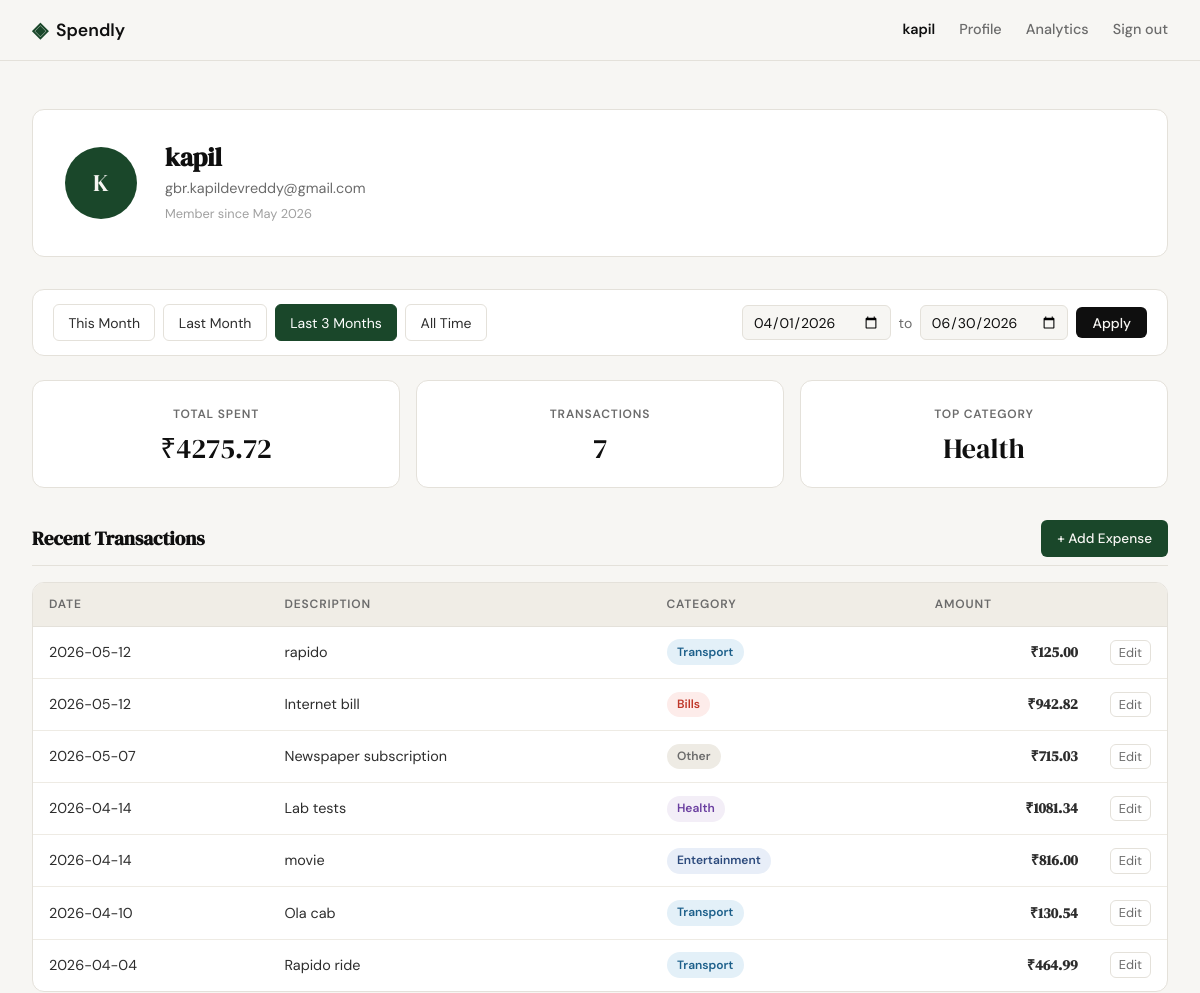
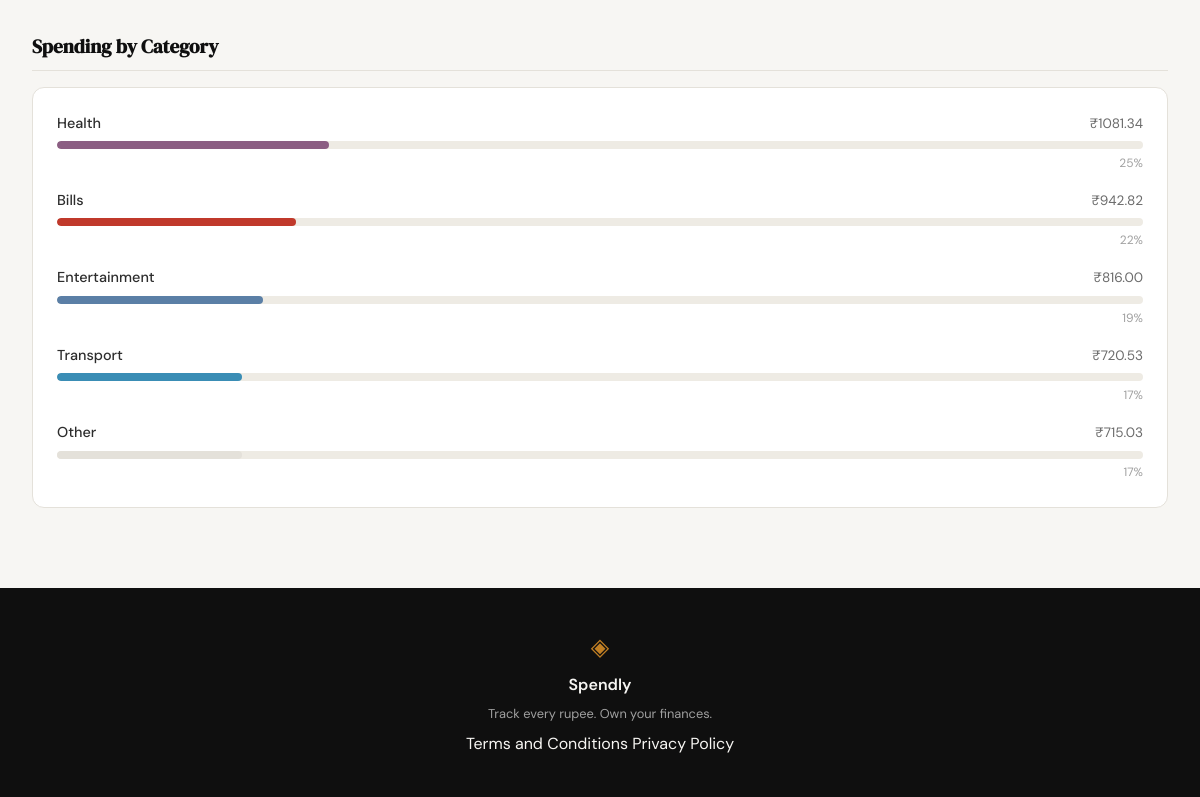
/profile?from=2026-04-01&to=2026-06-30 (signed in), run on the app's committed database (2 pictures, top to bottom).
### tables this page shows
CREATE TABLE users (
            id            INTEGER PRIMARY KEY AUTOINCREMENT,
            name          TEXT    NOT NULL,
            email         TEXT    UNIQUE NOT NULL,
            password_hash TEXT    NOT NULL,
            created_at    TEXT    DEFAULT (datetime('now'))
        );

CREATE TABLE expenses (
            id          INTEGER PRIMARY KEY AUTOINCREMENT,
            user_id     INTEGER NOT NULL REFERENCES users(id),
            amount      REAL    NOT NULL,
            category    TEXT    NOT NULL,
            date        TEXT    NOT NULL,
            description TEXT,
            created_at  TEXT    DEFAULT (datetime('now'))
        );

### app.py (the view)
@app.route("/profile")
def profile():
    if not session.get("user_id"):
        return redirect(url_for("login"))
    today = date_cls.today()
    first_this, last_this, first_last, last_last, first_3m = _preset_date_ranges(today)
    preset_urls = {
        "this_month":    url_for("profile", **{"from": first_this.isoformat(), "to": last_this.isoformat()}),
        "last_month":    url_for("profile", **{"from": first_last.isoformat(), "to": last_last.isoformat()}),
        "last_3_months": url_for("profile", **{"from": first_3m.isoformat(),   "to": last_last.isoformat()}),
        "all_time":      url_for("profile", **{"from": "", "to": ""}),
    }
    raw_from = request.args.get("from", "")
    raw_to = request.args.get("to", "")
    if "from" not in request.args:
        from_date = first_this.isoformat()
        to_date = last_this.isoformat()
        active_preset = "this_month"
    elif raw_from == "" and raw_to == "":
        from_date = None
        to_date = None
        active_preset = "all_time"
    else:
        try:
            parsed_from = datetime.strptime(raw_from, "%Y-%m-%d").date()
            parsed_to = datetime.strptime(raw_to, "%Y-%m-%d").date()
            if parsed_from > parsed_to:
                raise ValueError("from must not be after to")
            from_date = raw_from
            to_date = raw_to
            if parsed_from == first_this and parsed_to == last_this:
                active_preset = "this_month"
            elif parsed_from == first_last and parsed_to == last_last:
                active_preset = "last_month"
            elif parsed_from == first_3m and parsed_to == last_last:
                active_preset = "last_3_months"
            else:
                active_preset = "custom"
        except ValueError:
            from_date = first_this.isoformat()
            to_date = last_this.isoformat()
            active_preset = "this_month"
    user = get_user_by_id(session["user_id"])
    if user is None:
        abort(404)
    user["initials"] = "".join(w[0] for w in user["name"].split()[:2]).upper()
    stats        = get_summary_stats(session["user_id"], from_date=from_date, to_date=to_date)
    transactions = get_recent_transactions(session["user_id"], from_date=from_date, to_date=to_date)
    categories   = get_category_breakdown(session["user_id"], from_date=from_date, to_date=to_date)
    return render_template(
        "profile.html",
        user=user,
        stats=stats,
        transactions=transactions,
        categories=categories,
        from_date=from_date or "",
        to_date=to_date or "",
        active_preset=active_preset,
        preset_urls=preset_urls,
    )

### app.py (called while the page is built)
def _preset_date_ranges(today):
    first_this = today.replace(day=1)
    last_this = today.replace(day=calendar.monthrange(today.year, today.month)[1])
    lm_year = today.year if today.month > 1 else today.year - 1
    lm_month = today.month - 1 if today.month > 1 else 12
    first_last = date_cls(lm_year, lm_month, 1)
    last_last = date_cls(lm_year, lm_month, calendar.monthrange(lm_year, lm_month)[1])
    m3_ago = today.month - 3
    y3_ago = today.year
    if m3_ago <= 0:
        m3_ago += 12
        y3_ago -= 1
    first_3m = date_cls(y3_ago, m3_ago, 1)
    return first_this, last_this, first_last, last_last, first_3m

### database/db.py (called while the page is built)
def get_db():
    conn = sqlite3.connect("spendly.db")
    conn.row_factory = sqlite3.Row
    conn.execute("PRAGMA foreign_keys = ON")
    return conn

### database/queries.py (called while the page is built)
def _date_filter(from_date, to_date):
    if from_date and to_date:
        return " AND date BETWEEN ? AND ?", [from_date, to_date]
    return "", []

def get_user_by_id(user_id):
    conn = get_db()
    try:
        row = conn.execute(
            "SELECT name, email, created_at FROM users WHERE id = ?", (user_id,)
        ).fetchone()
    finally:
        conn.close()
    if row is None:
        return None
    member_since = datetime.strptime(row["created_at"][:10], "%Y-%m-%d").strftime("%B %Y")
    return {"name": row["name"], "email": row["email"], "member_since": member_since}

def get_recent_transactions(user_id, limit=10, from_date=None, to_date=None):
    date_clause, date_params = _date_filter(from_date, to_date)
    conn = get_db()
    try:
        rows = conn.execute(
            "SELECT id, date, description, category, amount"
            " FROM expenses WHERE user_id = ?" + date_clause + " ORDER BY date DESC LIMIT ?",
            [user_id] + date_params + [limit],
        ).fetchall()
    finally:
        conn.close()
    return [dict(r) for r in rows]

### templates/profile.html (shortened to what this page needs)
{% extends "base.html" %}
{% block head %}
<link rel="stylesheet" href="{{ url_for('static', filename='css/profile.css') }}">
<link rel="stylesheet" href="{{ url_for('static', filename='css/filter.css') }}">
{% endblock %}
{% block content %}
<div class="profile-page">
    <section class="profile-header">
        <div class="profile-avatar">{{ user.initials }}</div>
        <div class="profile-identity">
            <h1 class="profile-name">{{ user.name }}</h1>
            <p class="profile-email">{{ user.email }}</p>
            <p class="profile-since">Member since {{ user.member_since }}</p>
        </div>
    </section>
    <section class="profile-filter">
        <div class="filter-presets">
            <a href="{{ preset_urls.this_month }}"
               class="filter-btn{% if active_preset == 'this_month' %} active{% endif %}">This Month</a>
            <a href="{{ preset_urls.last_month }}"
               class="filter-btn{% if active_preset == 'last_month' %} active{% endif %}">Last Month</a>
            <a href="{{ preset_urls.last_3_months }}"
               class="filter-btn{% if active_preset == 'last_3_months' %} active{% endif %}">Last 3 Months</a>
            <a href="{{ preset_urls.all_time }}"
               class="filter-btn{% if active_preset == 'all_time' %} active{% endif %}">All Time</a>
        </div>
        <form class="filter-custom" method="get" action="{{ url_for('profile') }}">
            <input type="date" name="from" value="{{ from_date }}"
                   class="form-input filter-date-input">
            <span class="filter-sep">to</span>
            <input type="date" name="to" value="{{ to_date }}"
                   class="form-input filter-date-input">
            <button type="submit" class="btn-primary filter-apply">Apply</button>
        </form>
    </section>
    <section class="profile-stats">
        <div class="stat-card">
            <span class="stat-label">Total Spent</span>
            <span class="stat-value">&#8377;{{ "%.2f"|format(stats.total_spent) }}</span>
        </div>
        <div class="stat-card">
            <span class="stat-label">Transactions</span>
            <span class="stat-value">{{ stats.transaction_count }}</span>
        </div>
        <div class="stat-card">
            <span class="stat-label">Top Category</span>
            <span class="stat-value">{{ stats.top_category }}</span>
        </div>
    </section>
    <section class="profile-transactions">
        <div class="section-title-row">
            <h2 class="section-title">Recent Transactions</h2>
            <a href="{{ url_for('add_expense') }}" class="btn-add-expense">+ Add Expense</a>
        </div>
        <div class="table-wrapper">
            <table class="txn-table">
                <thead>
                    <tr>
                        <th>Date</th>
                        <th>Description</th>
                        <th>Category</th>
                        <th class="txn-amount-col">Amount</th>
                        <th></th>
                    </tr>
                </thead>
                <tbody>
                    {% for txn in transactions %}
                    <tr>
                        <td class="txn-date">{{ txn.date }}</td>
                        <td>{{ txn.description }}</td>
                        <td><span class="badge badge-{{ txn.category | lower }}">{{ txn.category }}</span></td>
                        <td class="txn-amount">&#8377;{{ "%.2f"|format(txn.amount) }}</td>
                        <td class="txn-actions"><a href="{{ url_for('edit_expense', id=txn.id) }}" class="txn-edit-link">Edit</a></td>
                    </tr>
                    {% endfor %}
                </tbody>
            </table>
        </div>
    </section>
    <section class="profile-categories">
        <h2 class="section-title">Spending by Category</h2>
        <div class="cat-list">
            {% for cat in categories %}
            <div class="cat-row">
                <div class="cat-row-meta">
                    <span class="cat-name">{{ cat.name }}</span>
                    <span class="cat-amount">&#8377;{{ "%.2f"|format(cat.amount) }}</span>
                </div>
                <div class="cat-track">
                    <div class="cat-bar cat-bar-{{ cat.name | lower }}" style="width: {{ cat.percent }}%"></div>
                </div>
                <span class="cat-percent">{{ cat.percent }}%</span>
            </div>
            {% endfor %}
        </div>
    </section>
</div>
{% endblock %}

### templates/base.html (shortened to what this page needs)
<!DOCTYPE html>
<html lang="en">
<head>
    <link rel="stylesheet" href="{{ url_for('static', filename='css/style.css') }}">
    {% block head %}{% endblock %}
</head>
<body>
    <nav class="navbar">
        <div class="nav-inner">
            <a href="{{ url_for('landing') }}" class="nav-brand">
                <span class="brand-icon">◈</span>
                <span class="brand-name">Spendly</span>
            </a>
            <div class="nav-links">
                {% if session.get("user_id") %}
                    <strong class="nav-username">{{ session.get("user_name", "") }}</strong>
                    <a href="{{ url_for('profile') }}">Profile</a>
                    <a href="{{ url_for('analytics') }}"
                       class="{{ 'nav-active' if request.endpoint == 'analytics' }}">Analytics</a>
                    <a href="{{ url_for('logout') }}">Sign out</a>
                {% else %}
                    <a href="{{ url_for('login') }}">Sign in</a>
                    <a href="{{ url_for('register') }}" class="nav-cta">Get started</a>
                {% endif %}
            </div>
        </div>
    </nav>
    <main class="main-content">
        {% block content %}{% endblock %}
    </main>
    <footer class="footer">
        <div class="footer-inner">
            <span class="brand-icon">◈</span>
            <span class="footer-name">Spendly</span>
            <p class="footer-copy">Track every rupee. Own your finances.</p>
            <div class="footer-links">
                <a href="{{ url_for('terms') }}">Terms and Conditions</a>
                <a href="{{ url_for('privacy') }}">Privacy Policy</a>
            </div>
        </div>
    </footer>
</body>
</html>

### static/css/style.css (style rules this page uses)
:root { --ink: #0f0f0f; --ink-soft: #2d2d2d; --ink-muted: #6b6b6b; --ink-faint: #a0a0a0; --paper: #f7f6f3; --paper-warm: #f0ede6; --paper-card: #ffffff; --accent: #1a472a; --accent-light: #e8f0eb; --accent-2: #c17f24; --accent-2-light: #fdf3e3; --danger: #c0392b; --danger-light: #fdecea; --border: #e4e1da; --border-soft: #eeebe4; --font-display: 'DM Serif Display', Georgia, serif; --font-body: 'DM Sans', system-ui, sans-serif; --max-width: 1200px; --auth-width: 440px; --radius-sm: 6px; --radius-md: 12px; --radius-lg: 20px; }
*, *::before, *::after { box-sizing: border-box; margin: 0; padding: 0; }
html { font-size: 16px; scroll-behavior: smooth; }
body { background: var(--paper); color: var(--ink); font-family: var(--font-body); font-size: 1rem; line-height: 1.6; -webkit-font-smoothing: antialiased; }
a { color: inherit; text-decoration: none; }
.navbar { position: sticky; top: 0; z-index: 100; background: var(--paper); border-bottom: 1px solid var(--border); padding: 0 2rem; }
.nav-inner { max-width: var(--max-width); margin: 0 auto; height: 60px; display: flex; align-items: center; justify-content: space-between; }
.nav-brand { display: flex; align-items: center; gap: 0.5rem; font-family: var(--font-body); font-weight: 600; font-size: 1.1rem; color: var(--ink); }
.brand-icon { color: var(--accent); font-size: 1.3rem; }
.brand-name { color: var(--ink); }
.nav-links { display: flex; align-items: center; gap: 1.5rem; font-size: 0.9rem; font-weight: 500; }
.nav-links a { color: var(--ink-muted); transition: color 0.2s; }
.nav-username { color: var(--ink); font-weight: 600; font-size: 0.9rem; }
.main-content { min-height: calc(100vh - 60px - 100px); }
.btn-primary { display: inline-block; background: var(--ink); color: var(--paper); padding: 0.65rem 1.5rem; border-radius: var(--radius-sm); font-family: var(--font-body); font-size: 0.9rem; font-weight: 500; cursor: pointer; border: none; transition: background 0.2s; text-decoration: none; }
.form-input { width: 100%; padding: 0.6rem 0.875rem; border: 1px solid var(--border); border-radius: var(--radius-sm); font-family: var(--font-body); font-size: 0.95rem; color: var(--ink); background: var(--paper); outline: none; transition: border-color 0.2s; }
.form-input::placeholder { color: var(--ink-faint); }
.footer { background: var(--ink); color: var(--paper); padding: 2.5rem 2rem; text-align: center; }
.footer-inner { display: flex; flex-direction: column; align-items: center; gap: 0.4rem; }
.footer .brand-icon { color: var(--accent-2); font-size: 1.5rem; }
.footer-name { font-weight: 600; font-size: 1rem; }
.footer-copy { font-size: 0.8rem; color: var(--ink-faint); }

### static/css/filter.css (style rules this page uses)
.profile-filter { display: flex; flex-wrap: wrap; align-items: center; gap: 0.75rem; background: var(--paper-card); border: 1px solid var(--border); border-radius: var(--radius-md); padding: 0.875rem 1.25rem; margin-bottom: 1.5rem; }
.filter-presets { display: flex; flex-wrap: wrap; gap: 0.5rem; }
.filter-btn { display: inline-block; padding: 0.4rem 0.9rem; border: 1px solid var(--border); border-radius: var(--radius-sm); background: transparent; color: var(--ink-soft); font-family: var(--font-body); font-size: 0.875rem; text-decoration: none; transition: border-color 0.15s, color 0.15s, background 0.15s; }
.filter-btn.active { background: var(--accent); border-color: var(--accent); color: var(--paper-card); }
.filter-custom { display: flex; flex-wrap: wrap; align-items: center; gap: 0.5rem; margin-left: auto; }
.filter-date-input { width: auto; padding: 0.4rem 0.6rem; border: 1px solid var(--border); border-radius: var(--radius-sm); background: var(--paper); color: var(--ink); font-family: var(--font-body); font-size: 0.875rem; }
.filter-sep { color: var(--ink-muted); font-size: 0.875rem; }
.filter-apply { padding: 0.4rem 1rem; font-size: 0.875rem; }

### data on the page
users: get "kapil", name "kapil", email "gbr.kapildevreddy@gmail.com"
expenses: top_category "Health", date "2026-04-14", description "Lab tests", category "Health", amount "1081.34", name "Health", percent "25"
expenses: date "2026-05-12", description "rapido", category "Transport", amount "125.00"
expenses: date "2026-05-12", description "Internet bill", category "Bills", amount "942.82", name "Bills", percent "22"
expenses: date "2026-05-07", description "Newspaper subscription", category "Other", amount "715.03", name "Other", percent "17"
expenses: date "2026-04-14", description "movie", category "Entertainment", amount "816.00", name "Entertainment", percent "19"
expenses: date "2026-04-10", description "Ola cab", category "Transport", amount "130.54"
expenses: date "2026-04-04", description "Rapido ride", category "Transport", amount "464.99"

### other printed values
{{ user.initials }} "K"
{{ user.member_since }} "May 2026"
{{ "%.2f"|format(stats.total_spent) }} "4275.72"
{{ stats.transaction_count }} "7"
{{ cat.name }} "Transport"
{{ "%.2f"|format(cat.amount) }} "720.53"
{{ cat.percent }} "17"
